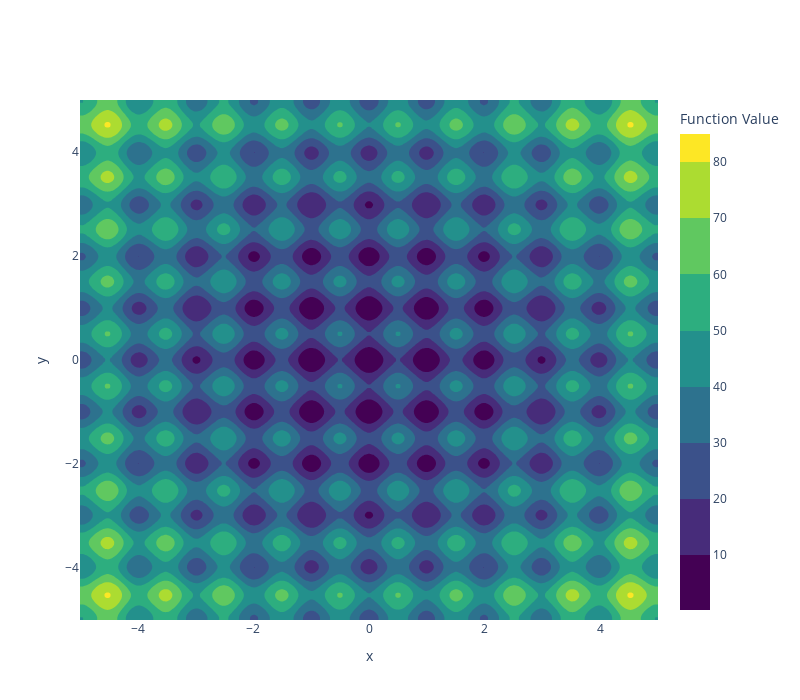

Notebook cell for this chart:
### Code cell
plot_contour_and_paths(Rastrigin(), [])

### Figure 1 — Plotly figure (JSON) as saved in the notebook; plotly's stock layout.template omitted (floating-point values rounded to 4 significant figures; data arrays with more than 128 entries replaced by an {"elided": "..."} marker saying what was removed)
{"data": [{"colorbar": {"title": {"text": "Function Value"}}, "colorscale": [[0, "#440154"], [0.1111, "#482878"], [0.2222, "#3e4989"], [0.3333, "#31688e"], [0.4444, "#26828e"], [0.5556, "#1f9e89"], [0.6667, "#35b779"], [0.7778, "#6ece58"], [0.8889, "#b5de2b"], [1, "#fde725"]], "contours": {"showlines": false}, "type": "contour", "x": {"elided": "200 float values"}, "y": {"elided": "200 float values"}, "z": {"elided": "200x200 float values"}}], "layout": {"height": 700, "title": {"text": ""}, "width": 800, "xaxis": {"title": {"text": "x"}}, "yaxis": {"title": {"text": "y"}}}}
